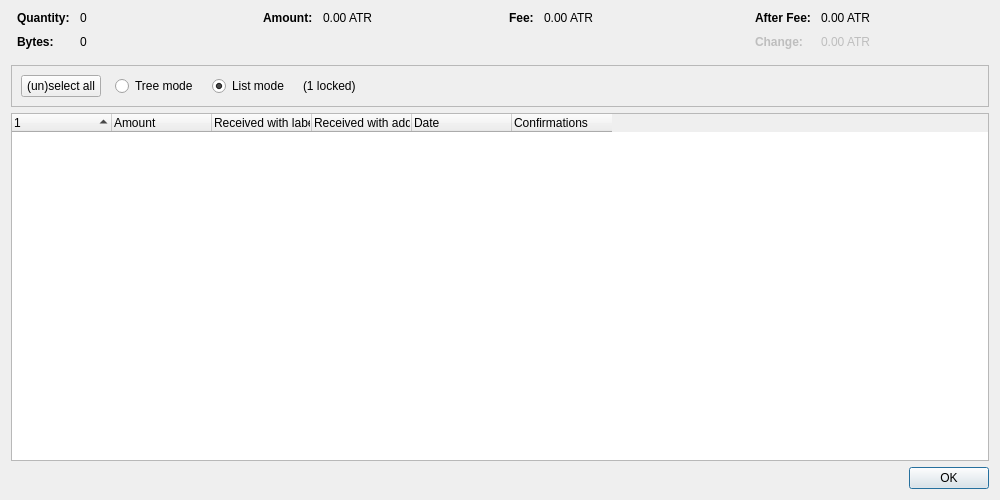
<?xml version="1.0" encoding="UTF-8"?>
<ui version="4.0">
 <class>CoinControlDialog</class>
 <widget class="QDialog" name="CoinControlDialog">
  <property name="geometry">
   <rect>
    <x>0</x>
    <y>0</y>
    <width>1000</width>
    <height>500</height>
   </rect>
  </property>
  <property name="windowTitle">
   <string>Coin Selection</string>
  </property>
  <layout class="QVBoxLayout" name="verticalLayout">
   <item>
    <layout class="QHBoxLayout" name="horizontalLayoutTop" stretch="0,0,0,0">
     <property name="topMargin">
      <number>0</number>
     </property>
     <property name="bottomMargin">
      <number>10</number>
     </property>
     <item>
      <layout class="QFormLayout" name="formLayoutCoinControl1">
       <property name="labelAlignment">
        <set>Qt::AlignLeft|Qt::AlignVCenter</set>
       </property>
       <property name="horizontalSpacing">
        <number>10</number>
       </property>
       <property name="verticalSpacing">
        <number>10</number>
       </property>
       <property name="leftMargin">
        <number>6</number>
       </property>
       <property name="rightMargin">
        <number>6</number>
       </property>
       <item row="0" column="0">
        <widget class="QLabel" name="labelCoinControlQuantityText">
         <property name="font">
          <font>
           <weight>75</weight>
           <bold>true</bold>
          </font>
         </property>
         <property name="text">
          <string>Quantity:</string>
         </property>
        </widget>
       </item>
       <item row="0" column="1">
        <widget class="QLabel" name="labelCoinControlQuantity">
         <property name="cursor">
          <cursorShape>IBeamCursor</cursorShape>
         </property>
         <property name="contextMenuPolicy">
          <enum>Qt::ActionsContextMenu</enum>
         </property>
         <property name="text">
          <string notr="true">0</string>
         </property>
         <property name="textInteractionFlags">
          <set>Qt::LinksAccessibleByMouse|Qt::TextSelectableByKeyboard|Qt::TextSelectableByMouse</set>
         </property>
        </widget>
       </item>
       <item row="1" column="0">
        <widget class="QLabel" name="labelCoinControlBytesText">
         <property name="font">
          <font>
           <weight>75</weight>
           <bold>true</bold>
          </font>
         </property>
         <property name="text">
          <string>Bytes:</string>
         </property>
        </widget>
       </item>
       <item row="1" column="1">
        <widget class="QLabel" name="labelCoinControlBytes">
         <property name="cursor">
          <cursorShape>IBeamCursor</cursorShape>
         </property>
         <property name="contextMenuPolicy">
          <enum>Qt::ActionsContextMenu</enum>
         </property>
         <property name="text">
          <string notr="true">0</string>
         </property>
         <property name="textInteractionFlags">
          <set>Qt::LinksAccessibleByMouse|Qt::TextSelectableByKeyboard|Qt::TextSelectableByMouse</set>
         </property>
        </widget>
       </item>
      </layout>
     </item>
     <item>
      <layout class="QFormLayout" name="formLayoutCoinControl2">
       <property name="horizontalSpacing">
        <number>10</number>
       </property>
       <property name="verticalSpacing">
        <number>10</number>
       </property>
       <property name="leftMargin">
        <number>6</number>
       </property>
       <property name="rightMargin">
        <number>6</number>
       </property>
       <item row="0" column="0">
        <widget class="QLabel" name="labelCoinControlAmountText">
         <property name="font">
          <font>
           <weight>75</weight>
           <bold>true</bold>
          </font>
         </property>
         <property name="text">
          <string>Amount:</string>
         </property>
        </widget>
       </item>
       <item row="0" column="1">
        <widget class="QLabel" name="labelCoinControlAmount">
         <property name="cursor">
          <cursorShape>IBeamCursor</cursorShape>
         </property>
         <property name="contextMenuPolicy">
          <enum>Qt::ActionsContextMenu</enum>
         </property>
         <property name="text">
          <string notr="true">0.00 ATR</string>
         </property>
         <property name="textInteractionFlags">
          <set>Qt::LinksAccessibleByMouse|Qt::TextSelectableByKeyboard|Qt::TextSelectableByMouse</set>
         </property>
        </widget>
       </item>
      </layout>
     </item>
     <item>
      <layout class="QFormLayout" name="formLayoutCoinControl3">
       <property name="horizontalSpacing">
        <number>10</number>
       </property>
       <property name="verticalSpacing">
        <number>10</number>
       </property>
       <property name="leftMargin">
        <number>6</number>
       </property>
       <property name="rightMargin">
        <number>6</number>
       </property>
       <item row="0" column="0">
        <widget class="QLabel" name="labelCoinControlFeeText">
         <property name="font">
          <font>
           <weight>75</weight>
           <bold>true</bold>
          </font>
         </property>
         <property name="text">
          <string>Fee:</string>
         </property>
        </widget>
       </item>
       <item row="0" column="1">
        <widget class="QLabel" name="labelCoinControlFee">
         <property name="cursor">
          <cursorShape>IBeamCursor</cursorShape>
         </property>
         <property name="contextMenuPolicy">
          <enum>Qt::ActionsContextMenu</enum>
         </property>
         <property name="text">
          <string notr="true">0.00 ATR</string>
         </property>
         <property name="textInteractionFlags">
          <set>Qt::LinksAccessibleByMouse|Qt::TextSelectableByKeyboard|Qt::TextSelectableByMouse</set>
         </property>
        </widget>
       </item>
      </layout>
     </item>
     <item>
      <layout class="QFormLayout" name="formLayoutCoinControl4">
       <property name="labelAlignment">
        <set>Qt::AlignLeft|Qt::AlignVCenter</set>
       </property>
       <property name="horizontalSpacing">
        <number>10</number>
       </property>
       <property name="verticalSpacing">
        <number>10</number>
       </property>
       <property name="leftMargin">
        <number>6</number>
       </property>
       <property name="rightMargin">
        <number>6</number>
       </property>
       <item row="0" column="0">
        <widget class="QLabel" name="labelCoinControlAfterFeeText">
         <property name="font">
          <font>
           <weight>75</weight>
           <bold>true</bold>
          </font>
         </property>
         <property name="text">
          <string>After Fee:</string>
         </property>
        </widget>
       </item>
       <item row="0" column="1">
        <widget class="QLabel" name="labelCoinControlAfterFee">
         <property name="cursor">
          <cursorShape>IBeamCursor</cursorShape>
         </property>
         <property name="contextMenuPolicy">
          <enum>Qt::ActionsContextMenu</enum>
         </property>
         <property name="text">
          <string notr="true">0.00 ATR</string>
         </property>
         <property name="textInteractionFlags">
          <set>Qt::LinksAccessibleByMouse|Qt::TextSelectableByKeyboard|Qt::TextSelectableByMouse</set>
         </property>
        </widget>
       </item>
       <item row="1" column="0">
        <widget class="QLabel" name="labelCoinControlChangeText">
         <property name="enabled">
          <bool>false</bool>
         </property>
         <property name="font">
          <font>
           <weight>75</weight>
           <bold>true</bold>
          </font>
         </property>
         <property name="text">
          <string>Change:</string>
         </property>
        </widget>
       </item>
       <item row="1" column="1">
        <widget class="QLabel" name="labelCoinControlChange">
         <property name="enabled">
          <bool>false</bool>
         </property>
         <property name="cursor">
          <cursorShape>IBeamCursor</cursorShape>
         </property>
         <property name="contextMenuPolicy">
          <enum>Qt::ActionsContextMenu</enum>
         </property>
         <property name="text">
          <string notr="true">0.00 ATR</string>
         </property>
         <property name="textInteractionFlags">
          <set>Qt::LinksAccessibleByMouse|Qt::TextSelectableByKeyboard|Qt::TextSelectableByMouse</set>
         </property>
        </widget>
       </item>
      </layout>
     </item>
    </layout>
   </item>
   <item>
    <widget class="QFrame" name="frame">
     <property name="minimumSize">
      <size>
       <width>0</width>
       <height>40</height>
      </size>
     </property>
     <property name="frameShape">
      <enum>QFrame::StyledPanel</enum>
     </property>
     <property name="frameShadow">
      <enum>QFrame::Sunken</enum>
     </property>
     <layout class="QHBoxLayout" name="horizontalLayout">
      <item>
       <layout class="QHBoxLayout" name="horizontalLayoutPanel" stretch="0,0,0,0,0">
        <property name="spacing">
         <number>14</number>
        </property>
        <item>
         <widget class="QPushButton" name="pushButtonSelectAll">
          <property name="sizePolicy">
           <sizepolicy hsizetype="Maximum" vsizetype="Fixed">
            <horstretch>0</horstretch>
            <verstretch>0</verstretch>
           </sizepolicy>
          </property>
          <property name="text">
           <string>(un)select all</string>
          </property>
          <property name="autoDefault">
           <bool>false</bool>
          </property>
         </widget>
        </item>
        <item>
         <widget class="QRadioButton" name="radioTreeMode">
          <property name="sizePolicy">
           <sizepolicy hsizetype="Maximum" vsizetype="Fixed">
            <horstretch>0</horstretch>
            <verstretch>0</verstretch>
           </sizepolicy>
          </property>
          <property name="text">
           <string>Tree mode</string>
          </property>
         </widget>
        </item>
        <item>
         <widget class="QRadioButton" name="radioListMode">
          <property name="sizePolicy">
           <sizepolicy hsizetype="Maximum" vsizetype="Fixed">
            <horstretch>0</horstretch>
            <verstretch>0</verstretch>
           </sizepolicy>
          </property>
          <property name="text">
           <string>List mode</string>
          </property>
          <property name="checked">
           <bool>true</bool>
          </property>
         </widget>
        </item>
        <item>
         <widget class="QLabel" name="labelLocked">
          <property name="text">
           <string notr="true">(1 locked)</string>
          </property>
         </widget>
        </item>
        <item>
         <spacer name="horizontalSpacer">
          <property name="orientation">
           <enum>Qt::Horizontal</enum>
          </property>
          <property name="sizeHint" stdset="0">
           <size>
            <width>40</width>
            <height>20</height>
           </size>
          </property>
         </spacer>
        </item>
       </layout>
      </item>
     </layout>
    </widget>
   </item>
   <item>
    <widget class="CoinControlTreeWidget" name="treeWidget">
     <property name="contextMenuPolicy">
      <enum>Qt::CustomContextMenu</enum>
     </property>
     <property name="sortingEnabled">
      <bool>false</bool>
     </property>
     <property name="columnCount">
      <number>6</number>
     </property>
     <attribute name="headerShowSortIndicator" stdset="0">
      <bool>true</bool>
     </attribute>
     <attribute name="headerStretchLastSection">
      <bool>false</bool>
     </attribute>
     <column>
      <property name="text">
       <string/>
      </property>
     </column>
     <column>
      <property name="text">
       <string>Amount</string>
      </property>
     </column>
     <column>
      <property name="text">
       <string>Received with label</string>
      </property>
     </column>
     <column>
      <property name="text">
       <string>Received with address</string>
      </property>
     </column>
     <column>
      <property name="text">
       <string>Date</string>
      </property>
     </column>
     <column>
      <property name="text">
       <string>Confirmations</string>
      </property>
      <property name="toolTip">
       <string>Confirmed</string>
      </property>
     </column>
     <column>
      <property name="text">
       <string/>
      </property>
     </column>
     <column>
      <property name="text">
       <string/>
      </property>
     </column>
     <column>
      <property name="text">
       <string/>
      </property>
     </column>
     <column>
      <property name="text">
       <string/>
      </property>
     </column>
    </widget>
   </item>
   <item>
    <widget class="QDialogButtonBox" name="buttonBox">
     <property name="orientation">
      <enum>Qt::Horizontal</enum>
     </property>
     <property name="standardButtons">
      <set>QDialogButtonBox::Ok</set>
     </property>
    </widget>
   </item>
  </layout>
 </widget>
 <customwidgets>
  <customwidget>
   <class>CoinControlTreeWidget</class>
   <extends>QTreeWidget</extends>
   <header>qt/coincontroltreewidget.h</header>
  </customwidget>
 </customwidgets>
 <resources/>
 <connections/>
</ui>
